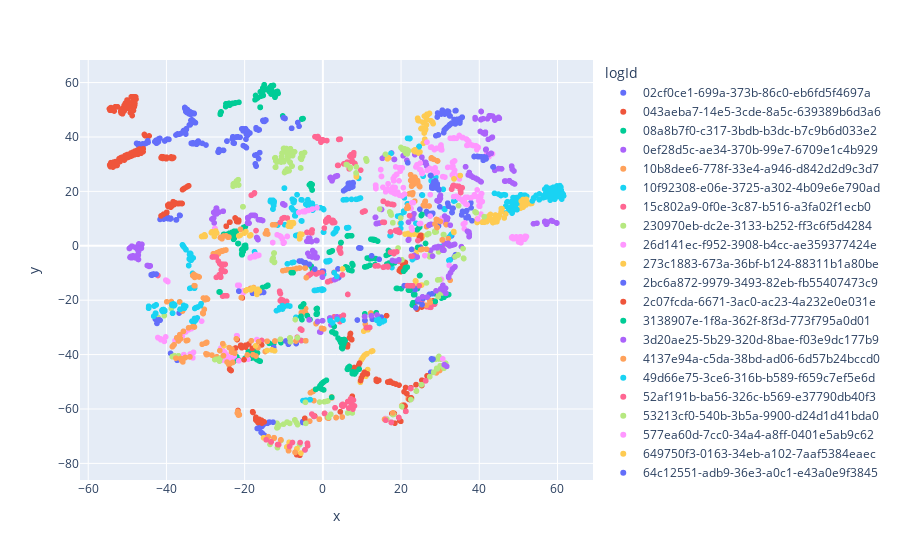

The code cell stored with this chart in its notebook:
### Code cell
import plotly.express as px
fig = px.scatter(plot_data, x= 'x', y = 'y', hover_data=['frame', "logId"], color = "logId")
fig.show()
